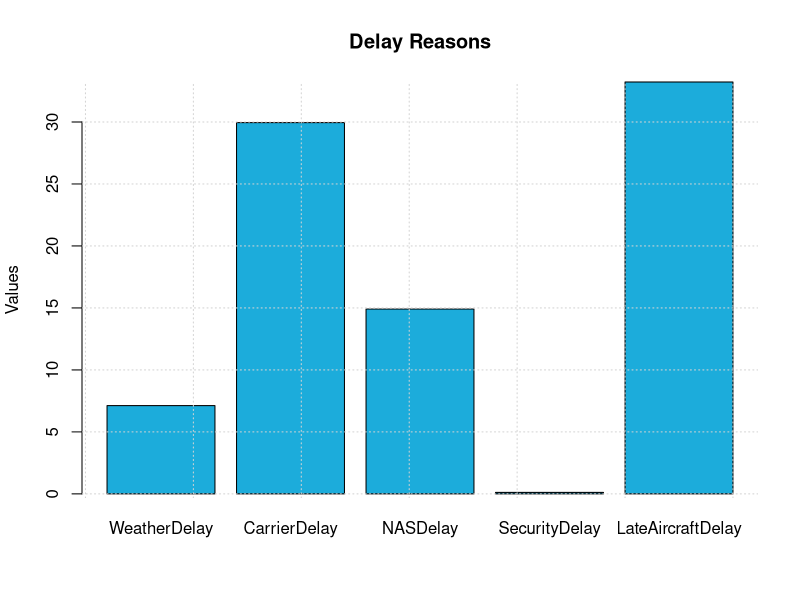
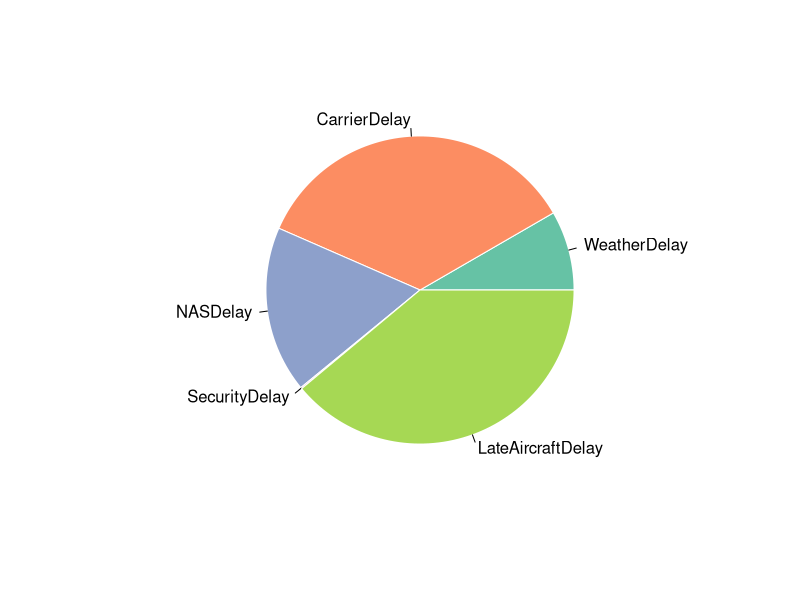
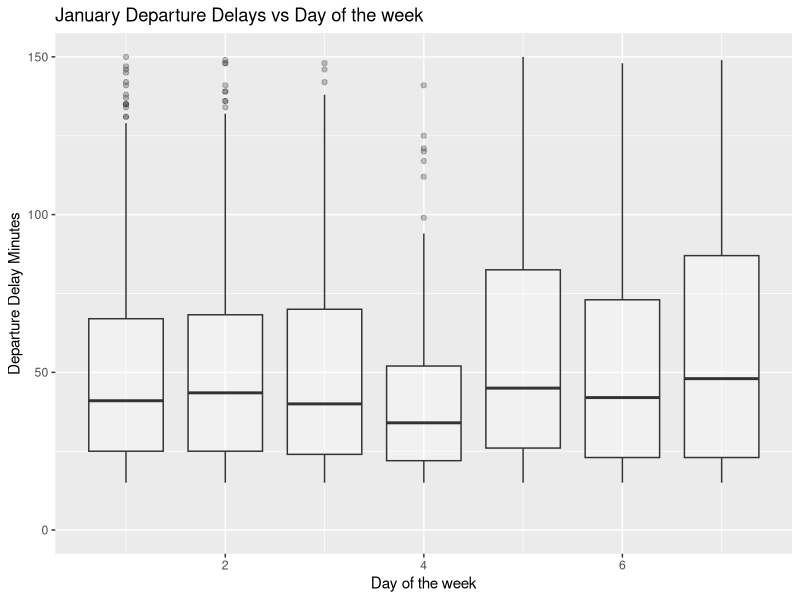

Write R code to recreate these figures, in order.
library(ggplot2)
library(GGally)
library(dplyr)
library(RColorBrewer)

setwd("C://Users//ANDREA//Documents//DataAnalysis")

data <- read.csv("delays_summary.csv",header = TRUE)
vector       <- c(1:5)
data_delay   <- c(7.120879,	29.94976,	14.91261,	0.1193093,	33.22554)
data2 <- select(data, -DepDelayMinutes)


barplot(height=data_delay, names= colnames(data2), ylab="Values", main="Delay Reasons", col = "#1CACDB");grid()

myPalette <- brewer.pal(5, "Set2") 
pie(data_delay, labels = colnames(data2), border="white", col=myPalette )


january <- read.csv("january_filtered.csv",header = TRUE)

days <- select(january, DayOfWeek,DepDelayMinutes)
attach(days)

ggplot(days, aes(x=DayOfWeek, y=DepDelayMinutes, group = DayOfWeek)) + geom_boxplot(alpha=0.3) + theme(legend.position="none") + ggtitle("January Departure Delays vs Day of the week") + ylim(0,150) + ylab("Departure Delay Minutes") + xlab("Day of the week")  


january_filtered <- read.csv("january_filtered.csv",header = TRUE)
attach(january_filtered)
delays <- select(january_filtered, DepDel15, group = DayofMonth)
